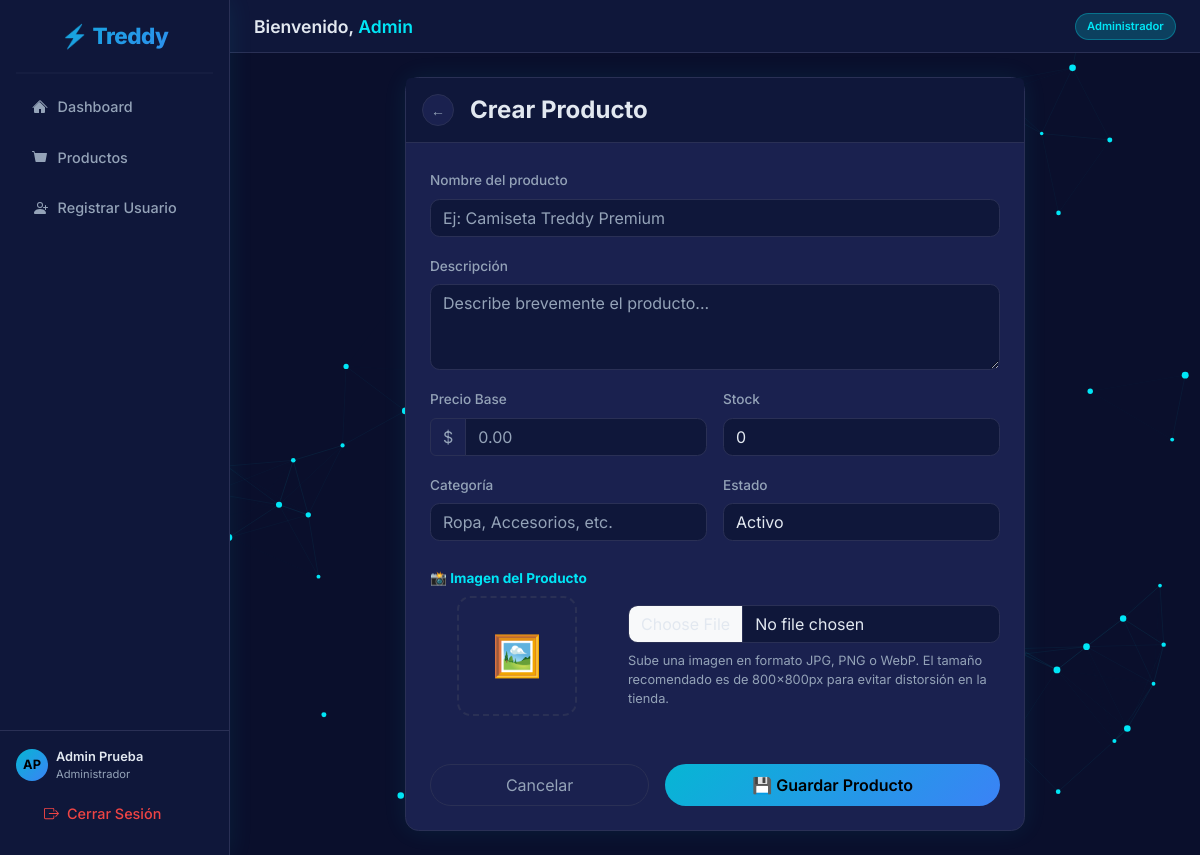
Page /productos/crear/ (signed in) on the committed database.
### usuarios/models.py (models this page shows, shortened)
class Usuario(AbstractUser):
    ROLES = (
        ('Administrador', 'Administrador'),
        ('Vendedor', 'Vendedor'),
        ('Cliente', 'Cliente'),
    )
    ESTADOS = (
        ('Activo', 'Activo'),
        ('Inactivo', 'Inactivo'),
        ('Pendiente', 'Pendiente'),
    )
    email = models.EmailField(unique=True, max_length=150)
    telefono = models.CharField(
        max_length=20,
        blank=True,
        null=True,
        validators=[RegexValidator(r'^\+?1?\d{9,15}$', 'El número de teléfono debe ingresarse en el formato: "+999999999". Hasta 15 dígitos permitidos.')]
    )
    tipo_usuario = models.CharField(max_length=20, choices=ROLES, default='Cliente')
    estado = models.CharField(max_length=20, choices=ESTADOS, default='Pendiente')
    USERNAME_FIELD = 'email'
    REQUIRED_FIELDS = ['username', 'first_name', 'last_name']

### productos/views.py (the view)
# urls.py: path('crear/', views.producto_create, name='producto_create'),
@login_required
def producto_create(request):
    if request.method == 'POST':
        form = ProductoForm(request.POST, request.FILES)
        if form.is_valid():
            producto = form.save()
            HistorialProducto.objects.create(
                producto=producto,
                nombre=producto.nombre,
                precio_base=producto.precio_base,
                stock=producto.stock,
                estado=producto.estado,
                accion='creacion',
                usuario=request.user
            )
            return redirect('productos_list')
    else:
        form = ProductoForm()
    if request.headers.get('X-Requested-With') == 'XMLHttpRequest':
        return render(request, 'productos/partials/producto_form.html', {'form': form, 'action': 'Crear'})
    return render(request, 'productos/producto_form.html', {'form': form, 'action': 'Crear'})

### productos/forms.py (shortened to what this page needs)
class ProductoForm(forms.ModelForm):
    class Meta:
        model = Producto
        fields = ['nombre', 'descripcion', 'precio_base', 'stock', 'estado', 'categoria', 'imagen']
        widgets = {
            'nombre': forms.TextInput(attrs={'class': 'form-control', 'pattern': r'^[a-zA-ZáéíóúÁÉÍÓÚñÑ0-9\s]{3,150}$', 'title': 'Mínimo 3 caracteres alfanuméricos.'}),
            'precio_base': forms.NumberInput(attrs={'class': 'form-control', 'min': '0.01', 'step': '0.01'}),
            'stock': forms.NumberInput(attrs={'class': 'form-control', 'min': '0'}),
            'categoria': forms.TextInput(attrs={'class': 'form-control', 'pattern': r'^[a-zA-ZáéíóúÁÉÍÓÚñÑ0-9\s]+$', 'title': 'Solo letras y números.'}),
        }

### templates/productos/producto_form.html (shortened to what this page needs)
{% extends 'base.html' %}
{% block content %}
    {% include 'productos/partials/producto_form.html' %}
{% endblock %}

### templates/base.html (shortened to what this page needs)
<!DOCTYPE html>
<html lang="es-co">
<head>
    {% load static %}
    <link rel="stylesheet" href="{% static 'css/bootstrap.min.css' %}">
    <link rel="stylesheet" href="{% static 'css/vendor/sweetalert2.min.css' %}">
    <link rel="stylesheet" href="{% static 'css/vendor/nprogress.min.css' %}">
    <link rel="stylesheet" href="{% static 'css/custom.css' %}">
</head>
<body>
<div class="d-flex" style="min-height:100vh;">
    <nav class="sidebar d-flex flex-column" style="width:230px; min-width:230px; min-height:100vh; position:sticky; top:0;">
        <a class="sidebar-brand" href="{% url 'dashboard' %}">⚡ Treddy</a>
        <hr class="border-bottom mx-3 my-0">
        <ul class="nav flex-column flex-grow-1 mt-2 px-1">
            <li class="nav-item">
                <a class="nav-link spa-link" href="#" data-url="{% url 'dashboard' %}">
                    <svg width="16" height="16" fill="currentColor" viewBox="0 0 16 16"><path d="M8 3.293l5 5V13a1 1 0 0 1-1 1H9v-4H7v4H3a1 1 0 0 1-1-1V8.293l5-5z"/><path d="M7.293 1.5a1 1 0 0 1 1.414 0l6.647 6.646a.5.5 0 0 1-.708.708L8 2.207 1.354 8.854a.5.5 0 1 1-.708-.708L7.293 1.5z"/></svg>
                    Dashboard
                </a>
            </li>
            <li class="nav-item">
                <a class="nav-link spa-link" href="#" data-url="{% url 'productos_list' %}">
                    <svg width="16" height="16" fill="currentColor" viewBox="0 0 16 16"><path d="M0 1.5A.5.5 0 0 1 .5 1H2a.5.5 0 0 1 .485.379L2.89 3H14.5a.5.5 0 0 1 .491.592l-1.5 8A.5.5 0 0 1 13 12H4a.5.5 0 0 1-.491-.408L2.01 3.607 1.61 2H.5a.5.5 0 0 1-.5-.5z"/></svg>
                    Productos
                </a>
            </li>
            {% if user.tipo_usuario == 'Administrador' %}
            <li class="nav-item">
                <a class="nav-link spa-link" href="#" data-url="{% url 'registro' %}">
                    <svg width="16" height="16" fill="currentColor" viewBox="0 0 16 16"><path d="M8 8a3 3 0 1 0 0-6 3 3 0 0 0 0 6m2-3a2 2 0 1 1-4 0 2 2 0 0 1 4 0m4 8c0 1-1 1-1 1H3s-1 0-1-1 1-4 6-4 6 3 6 4"/><path d="M13.5 5a.5.5 0 0 1 .5.5V7h1.5a.5.5 0 0 1 0 1H14v1.5a.5.5 0 0 1-1 0V8h-1.5a.5.5 0 0 1 0-1H13V5.5a.5.5 0 0 1 .5-.5"/></svg>
                    Registrar Usuario
                </a>
            </li>
            {% endif %}
        </ul>
        <div class="px-3 py-3 border-top" style="border-color: var(--treddy-border) !important;">
            <div class="d-flex align-items-center gap-2 mb-2">
                <div style="width:32px;height:32px;border-radius:50%;background:var(--treddy-grad);display:flex;align-items:center;justify-content:center;font-weight:700;color:#000;font-size:0.8rem;flex-shrink:0;">
                    {{ user.first_name|slice:":1"|upper }}{{ user.last_name|slice:":1"|upper }}
                </div>
                <div style="overflow:hidden;">
                    <div style="font-size:0.8rem;font-weight:600;color:var(--treddy-text);white-space:nowrap;overflow:hidden;text-overflow:ellipsis;">
                        {{ user.first_name }} {{ user.last_name }}
                    </div>
                    <div style="font-size:0.7rem;color:var(--treddy-muted);">{{ user.tipo_usuario }}</div>
                </div>
            </div>
            <a class="nav-link text-danger d-flex align-items-center gap-2" href="{% url 'logout' %}">
                Cerrar Sesión
            </a>
        </div>
    </nav>
    <main class="flex-grow-1" style="overflow-x:hidden;">
        <div class="topbar d-flex justify-content-between align-items-center">
            <h1 class="mb-0">
                Bienvenido, <span style="color:var(--treddy-cyan);">{{ user.first_name }}</span>
            </h1>
            <span class="badge-role">{{ user.tipo_usuario }}</span>
        </div>
        <div id="spa-container" class="p-4">
            {% block content %}{% endblock %}
        </div>
    </main>
</div>
</body>
</html>

### static/css/custom.css (style rules this page uses)
:root { --treddy-bg: #0A0F2C; --treddy-panel: #0F173A; --treddy-card: #1a214f; --treddy-border: #2a3055; --treddy-cyan: #00E6F6; --treddy-cyan-dim: rgba(0, 230, 246, 0.20); --treddy-text: #e2e8f0; --treddy-muted: #94a3b8; --treddy-grad: linear-gradient(135deg, #06b6d4, #3b82f6); --treddy-radius: 0.85rem; --treddy-shadow: 0 0 24px rgba(0, 230, 246, 0.08); --bs-body-bg: var(--treddy-bg); --bs-body-color: var(--treddy-text); --bs-primary: #06b6d4; --bs-primary-rgb: 6, 182, 212; --bs-border-color: var(--treddy-border); --bs-card-bg: var(--treddy-card); --bs-font-sans-serif: 'Inter', Arial, Helvetica, sans-serif; }
*, *::before, *::after { box-sizing: border-box; }
body { background-color: var(--treddy-bg) !important; color: var(--treddy-text) !important; font-family: var(--bs-font-sans-serif) !important; }
.sidebar { background: var(--treddy-panel) !important; border-right: 1px solid var(--treddy-border) !important; box-shadow: var(--treddy-shadow) !important; }
.sidebar-brand { font-size: 1.4rem; font-weight: 800; letter-spacing: -0.5px; background: var(--treddy-grad); -webkit-background-clip: text; -webkit-text-fill-color: transparent; background-clip: text; padding: 1.2rem 1rem; display: block; text-align: center; }
.sidebar .nav-link { color: var(--treddy-muted) !important; padding: 0.75rem 1.25rem; border-radius: 0.6rem; margin: 0.15rem 0.5rem; font-size: 0.9rem; font-weight: 500; transition: all 0.2s ease; display: flex; align-items: center; gap: 0.6rem; text-decoration: none !important; }
.sidebar .nav-link.text-danger { color: #ef4444 !important; }
.topbar { background: var(--treddy-panel); border-bottom: 1px solid var(--treddy-border); padding: 0.8rem 1.5rem; }
.topbar h1 { font-size: 1.1rem; font-weight: 600; color: var(--treddy-text); }
.topbar .badge-role { font-size: 0.7rem; background: var(--treddy-cyan-dim); color: var(--treddy-cyan); border: 1px solid rgba(0, 230, 246, 0.3); padding: 0.25rem 0.7rem; border-radius: 50px; font-weight: 600; }
.form-control, .form-select { background: var(--treddy-panel) !important; border: 1px solid var(--treddy-border) !important; color: var(--treddy-text) !important; border-radius: 0.6rem !important; }
.form-control::placeholder { color: var(--treddy-muted) !important; }
.input-group > .form-control:not(:first-child), .input-group > .form-select:not(:first-child) { border-top-left-radius: 0 !important; border-bottom-left-radius: 0 !important; }
.text-danger { color: #fca5a5 !important; }
.border-bottom { border-color: var(--treddy-border) !important; }

### rows in the picture
Usuario: first_name "A", last_name "P", first_name "Admin", last_name "Prueba", tipo_usuario "Administrador"

### other values in the picture
{{ action }} "Crear"
